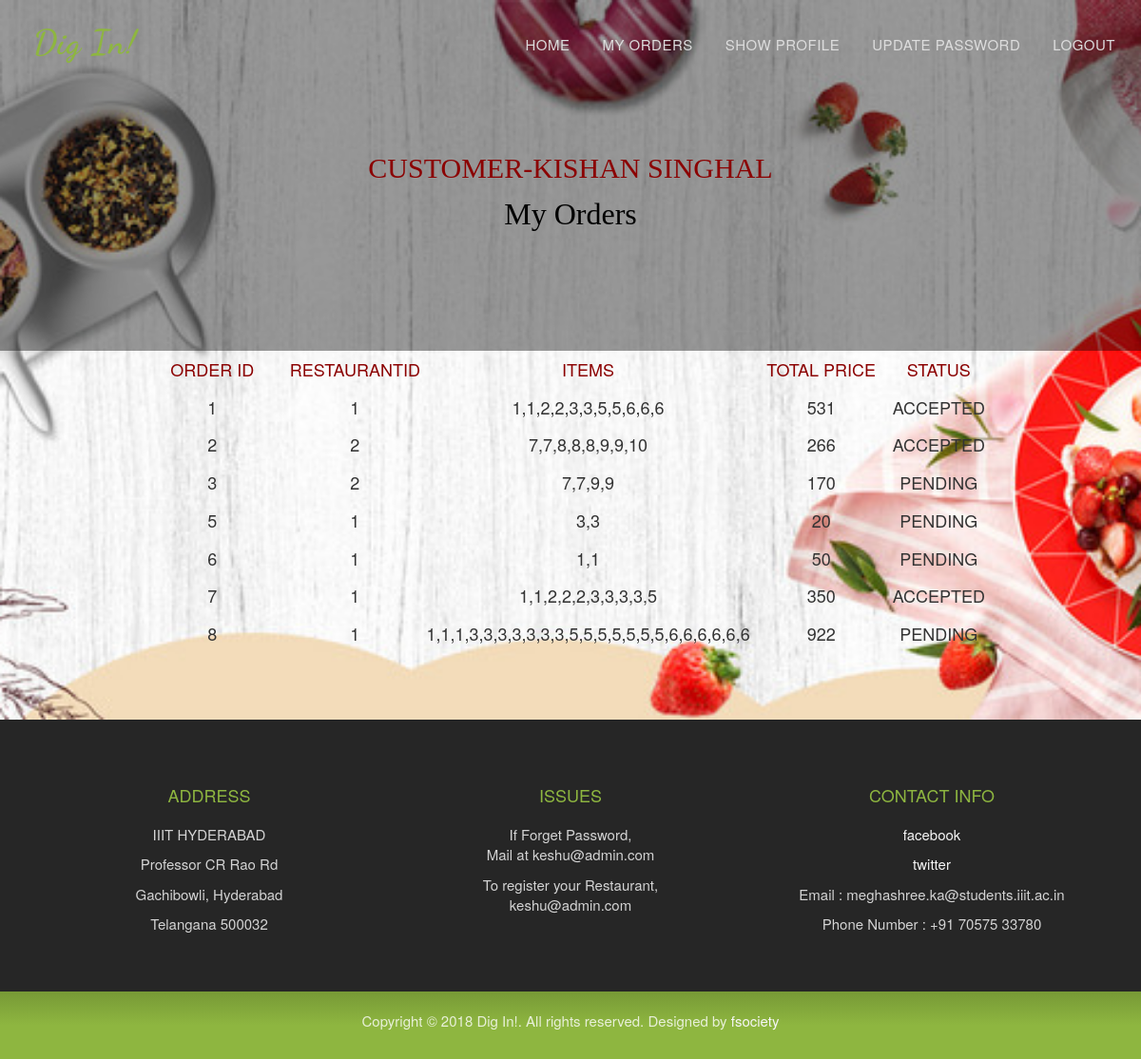
The app's page /userorders (signed in) with its own data.
### app/models.py (models this page shows)
class Customer(db.Model):
    cid = db.Column(db.Integer, primary_key=True, autoincrement=True)
    cname = db.Column(db.String(250), nullable=False)
    cmail = db.Column(db.String(250), unique=True, nullable=False)
    cmobile = db.Column(db.Integer, unique=True, nullable=False)
    caddress = db.Column(db.String(250), nullable=False)
    cpassword = db.Column(db.String(250), nullable=False)

class Orders(db.Model):
    ohash = db.Column(db.Integer,primary_key=True, autoincrement=True)
    cid = db.Column(db.Integer, db.ForeignKey('customer.cid'), nullable=False)
    rid = db.Column(db.Integer, db.ForeignKey('restadmin.rid'), nullable=False)
    items = db.Column(db.String(250), nullable=False)
    tprice=db.Column(db.Integer, nullable=False)
    ostatus = db.Column(db.String(20), nullable=False)

### app/views.py (the view)
@app.route('/userorders',methods=['GET','POST'])
def userorders():
	if not session.get('cmail'):
		return redirect(request.url_root)
	cmail=session['cmail']
	customer  = Customer.query.filter(Customer.cmail == cmail).first()
	cid=customer.cid
	myorders = Orders.query.filter(Orders.cid == cid)
	return render_template('userorders.html',cusname=customer.cname,restadmin = customer.query.all(), myorders=myorders)

### app/templates/userorders.html (shortened to what this page needs)
<!DOCTYPE html>
<html lang="en">
<head>
<link href="{{ url_for('static',filename = 'style.css') }}" rel="stylesheet" type="text/css">
<link href="{{ url_for('static',filename = 'bootstrap.css') }}" rel="stylesheet" type="text/css">
<link href="{{ url_for('static',filename = 'bootstrap.min.css') }}" rel="stylesheet" type="text/css">
<link href="{{ url_for('static',filename = 'default.css') }}" rel="stylesheet" type="text/css">
<link href="{{ url_for('static',filename = 'nivo-lightbox.css') }}" rel="stylesheet" type="text/css">
<link rel="stylesheet" type="text/css"  href="css/bootstrap.css">
<link rel="stylesheet" type="text/css" href="fonts/font-awesome/css/font-awesome.css">
</head>
<body id="page-top" data-spy="scroll" data-target=".navbar-fixed-top">
<nav id="menu" class="navbar navbar-default navbar-fixed-top">
  <div class="container">
    <div class="navbar-header">
      <a class="navbar-brand page-scroll" href="#page-top">Dig In!</a> </div>
    <div class="collapse navbar-collapse" id="bs-example-navbar-collapse-1">
     <ul class="nav navbar-nav navbar-right">
        <li><a href="/userhome1" class="page-scroll">Home</a></li>
        <li><a href="/userorders" class="page-scroll">My orders</a></li>
        <li><a href="/showuserprofile" class="page-scroll">Show Profile</a></li>
        <li><a href="/updateuserprofile" class="page-scroll">Update Password</a></li>
        <li><a href="/logout" class="page-scroll">Logout</a></li>
      </ul>
    </div>
  </div>
</nav>
 <div class="intro" style="background-image:url({{url_for('static',filename='user1.jpg')}}); background-repeat:no-repeat;">
  <div class="section-title text-center center">
    <div class="overlay">
      <br><br><br>
      <h2 style="font-family: Lucida Console; color:#8B0000; ">Customer-{{cusname}}</h2>
     <p style="font-family: Lucida Console; color:black; ">My Orders </p>
    </div>
             <div class="menu-item">
                <table style="text-align: center; " align="center">
                   <col width="150">
                   <col width="150">
                   <col width="150">
                   <col width="150">
                   <tr>
                    <td> <b> <h4 style=" color:#8B0000;">Order ID</h4></b>  </td>
                    <td> <b><h4 style="color:#8B0000;">RestaurantID </h4></b> </td>
                    <td> <b><h4 style=" color:#8B0000;"> Items  </h4></b>  </td>
                    <td> <b><h4 style=" color:#8B0000;"> Total Price</h4> </b>  </td>
                    <td> <b><h4 style="color:#8B0000;"> Status </h4></b>  </td>
                     <td> &nbsp;&nbsp;&nbsp;&nbsp; </td>
                  {% for i in myorders %}
                   <tr>
                      <td><h4>{{ i.ohash }}</h4></td>
                      <td><h4>{{ i.rid }}</h4></td>
                      <td><h4>{{ i.items }}</h4></td>
                      <td><h4>{{ i.tprice }}</h4></td>
                      <td><h4>{{ i.ostatus }}</h4></td>
                     <td> &nbsp;&nbsp;&nbsp;&nbsp; </td>
                    </tr>
                  {% endfor %}
                </table>
                </div>
        </div>
      </div>
<div id="footer">
  <div class="container text-center">
    <div class="col-md-4">
      <h3>Address</h3>
      <div class="contact-item">
        <p>IIIT HYDERABAD </p>
        <p> Professor CR Rao Rd </p>
        <p> Gachibowli, Hyderabad  </p>
         <p> Telangana 500032 </p>
      </div>
    </div>
    <div class="col-md-4">
      <h3>ISSUES </h3>
      <div class="contact-item">
    <p> If Forget Password, <br> Mail at keshu@admin.com </p>
      <p> To register your Restaurant, <br>  keshu@admin.com </p>
      </div>
    </div>
    <div class="col-md-4">
      <h3>Contact Info</h3>
      <div class="contact-item">
      <p> <a href="https://www.facebook.com/kishan.ssinghal" rel="nofollow">facebook </a> </p>
        <p> <a href="https://twitter.com/Starlord_75" rel="nofollow">twitter </a> </p>
        <p> Email : meghashree.ka@students.iiit.ac.in </p>
        <p> Phone Number : +91 70575 33780 </p>
      </div>
    </div>
  </div>
  <div class="container-fluid text-center copyrights">
    <div class="col-md-8 col-md-offset-2">
      <p> Copyright &copy; 2018 Dig In!. All rights reserved. Designed by <a href="https://www.facebook.com/anjulgupta1994" rel="nofollow">fsociety</a></p>
    </div>
  </div>
</div>
</body>
</html>

### app/static/style.css (style rules this page uses)
body, html { font-family: 'Raleway', sans-serif; text-rendering: optimizeLegibility !important; -webkit-font-smoothing: antialiased !important; color: #777; font-weight: 300; width: 100% !important; height: 100% !important; }
h2 { margin: 0 0 20px 0; font-weight: 500; font-size: 34px; color: #333; text-transform: uppercase; }
h3 { font-size: 22px; font-weight: 500; color: #333; }
h4 { font-size: 24px; text-transform: uppercase; font-weight: 400; color: #333; }
p { font-size: 16px; }
a { color: #8eb640; }
ul, ol { list-style: none; }
ul, ol { padding: 0; webkit-padding: 0; moz-padding: 0; }
#menu { padding: 20px; transition: all 0.8s; }
#menu.navbar-default { background-color: rgba(248, 248, 248, 0); border-color: rgba(231, 231, 231, 0); }
#menu a.navbar-brand { font-family: 'Dancing Script', cursive; font-size: 36px; color: #8eb640; font-weight: 700; letter-spacing: 1px; }
#menu.navbar-default .navbar-nav > li > a { text-transform: uppercase; color: #ddd; font-weight: 500; font-size: 15px; padding: 5px 0; border: 2px solid transparent; letter-spacing: 0.5px; margin: 10px 15px 0 15px; }
.section-title { margin-bottom: 70px; }
.section-title .overlay { padding: 80px 0; background: rgba(0, 0, 0, 0.7); }
.section-title p { font-size: 22px; color: rgba(255,255,255,0.8); }
.intro { display: table; width: 100%; padding: 0; background: url(/static/intro-bg.jpg) no-repeat center center; background-color: #e5e5e5; -webkit-background-size: cover; -moz-background-size: cover; background-size: cover; -o-background-size: cover; }
.intro .overlay { background: rgba(0,0,0,0.4); }
.intro p { color: #fff; font-size: 32px; font-weight: 300; margin-top: 10px; margin-bottom: 40px; }
#footer { background: #262626; padding: 50px 0 0 0; }
#footer h3 { color: #8eb640; font-weight: 400; font-size: 18px; text-transform: uppercase; margin-bottom: 20px; }
#footer .copyrights { padding: 20px 0; margin-top: 50px; background: rgb(119,153,54); background: -moz-linear-gradient(top, rgba(119,153,54,1) 0%, rgba(142,182,64,1) 50%); background: -webkit-linear-gradient(top, rgba(119,153,54,1) 0%, rgba(142,182,64,1) 50%); background: linear-gradient(to bottom, rgba(119,153,54,1) 0%, rgba(142,182,64,1) 50%); filter: progid:DXImageTransform.Microsoft.gradient( startColorstr='#779936', endColorstr='#8eb640', GradientType=0 ); }
#footer p { font-size: 15px; color: rgba(255,255,255,0.8) }
#footer a { color: #f6f6f6; }

### records on screen
Customer: cname "KISHAN SINGHAL"
Orders: ohash "1", rid "1", items "1,1,2,2,3,3,5,5,6,6,6", tprice "531", ostatus "ACCEPTED"
Orders: ohash "2", rid "2", items "7,7,8,8,8,9,9,10", tprice "266", ostatus "ACCEPTED"
Orders: ohash "3", rid "2", items "7,7,9,9", tprice "170", ostatus "PENDING"
Orders: ohash "5", rid "1", items "3,3", tprice "20", ostatus "PENDING"
Orders: ohash "6", rid "1", items "1,1", tprice "50", ostatus "PENDING"
Orders: ohash "7", rid "1", items "1,1,2,2,2,3,3,3,3,5", tprice "350", ostatus "ACCEPTED"
Orders: ohash "8", rid "1", items "1,1,1,3,3,3,3,3,3,3,5,5,5,5,5,5,5,6,6,6,6,6,6", tprice "922", ostatus "PENDING"
